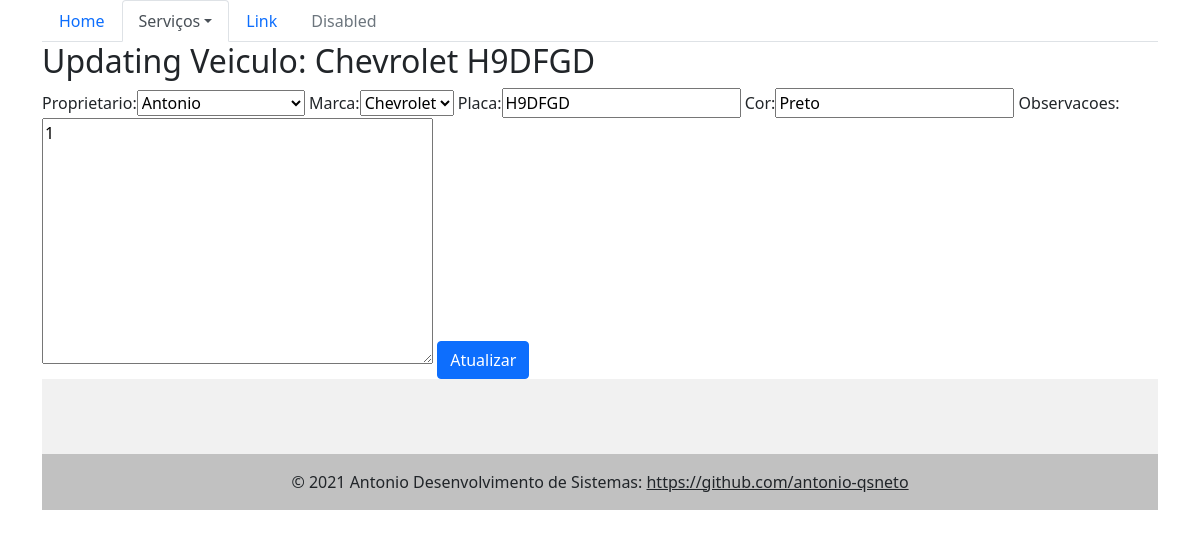
The app's page /veiculo-update/1/, older data.
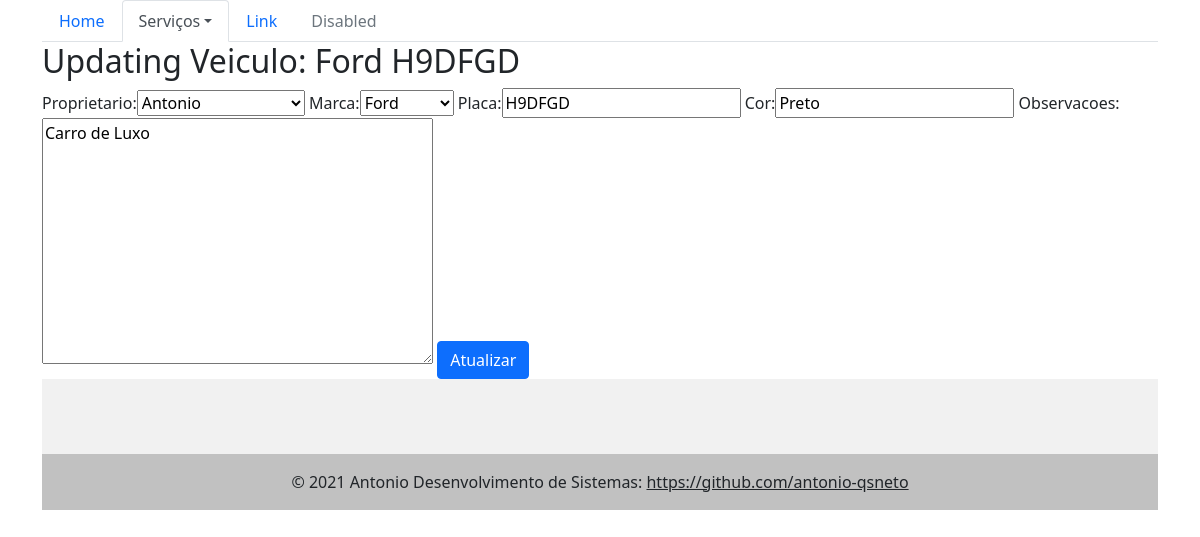
The same page, newer data.
### core/models.py (models this page shows)
class Veiculo(models.Model):
    proprietario = models.ForeignKey(Pessoa, on_delete=models.PROTECT)
    marca = models.ForeignKey(Marca, on_delete=models.PROTECT)
    placa = models.CharField(max_length=7)
    cor = models.CharField(max_length=15)
    observacoes = models.TextField()
    def __str__(self):
        return "{} {}".format(self.marca, self.placa)

class Marca(models.Model):
    nome = models.CharField(max_length=100)
    def __str__(self):
        return self.nome

### core/views.py (the view)
def veiculo_update(request, id):
    data = {}
    veiculo = Veiculo.objects.get(id=id)
    form = VeiculoForm(request.POST or None, instance=veiculo)
    data['veiculo'] = veiculo
    data['form'] = form
    if request.method == 'POST':
        if form.is_valid():
            form.save()
            return redirect('core_lista_veiculos')
    else:
        return render(request, 'core/update_veiculo.html', data)

### core/form.py
class VeiculoForm(ModelForm):
    class Meta:
        model = Veiculo
        fields = '__all__'

### core/models.py (called while the page is built)
    def __str__(self):
        return self.nome

### core/templates/core/update_veiculo.html (shortened to what this page needs)
{% extends 'base.html' %}
{% load bootstrap %}
{% block menu %}
<ul class="nav nav-tabs">
  <li class="nav-item">
    <a class="nav-link" href="{% url "core_home" %}">Home</a>
  </li>
  <li class="nav-item dropdown">
    <a
      class="nav-link dropdown-toggle active"
      data-toggle="dropdown"
      href="#"
      role="button"
      aria-haspopup="true"
      aria-expanded="false"
      >Serviços</a
    >
  </li>
  <li class="nav-item">
    <a class="nav-link" href="#">Link</a>
  </li>
  <li class="nav-item">
    <a class="nav-link disabled" href="#">Disabled</a>
  </li>
</ul>
{% endblock menu %}
{% block main %}
<h2>Updating Veiculo: {{ veiculo }}</h2>
<form action="{% url 'core_veiculo_update' veiculo.id %}" method="POST">
  {% csrf_token %} {{ form|bootstrap_horizontal }}
  <button class="btn btn-primary" type="submit">Atualizar</button>
</form>
{% endblock main %}

Row changes from the older to the newer data that the page shows:
changed Veiculo "Antonio": marca+placa "Chevrolet H9DFGD" → "Ford H9DFGD"; marca "Chevrolet" → "Ford"; observacoes "1" → "Carro de Luxo"
